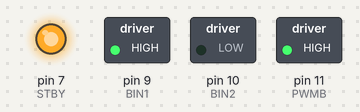
A sketch run on a simulated Arduino Uno, built with avr-gcc and run on an emulated ATmega328P. On the bench: switched loads named in the sketch (green lamp = pin HIGH), output pins drawn as LEDs (lit = HIGH).

Above: at 0.1 s.
Timing chart, 0 to 1.6 s (numbered marks = the images above):
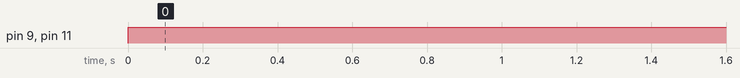

Measured:
- by itself, pin 9 (BIN1), pin 11 (PWMB): LOW → HIGH at 0.00 s

The sketch:

motor_test_B.ino
```cpp
// Motor B test through TB6612FNG
const int BIN1 = 9;
const int BIN2 = 10;
const int PWMB = 11;

const int STBY = 7;

void setup() {

  pinMode(BIN1 , OUTPUT);
  pinMode(BIN2 , OUTPUT);
  pinMode(PWMB , OUTPUT);

  pinMode(STBY , OUTPUT);
  digitalWrite(STBY , HIGH);

}

void loop() {
  digitalWrite(BIN1 , HIGH);
  digitalWrite(BIN2 , LOW);

  analogWrite(PWMB , 255);
}
```
